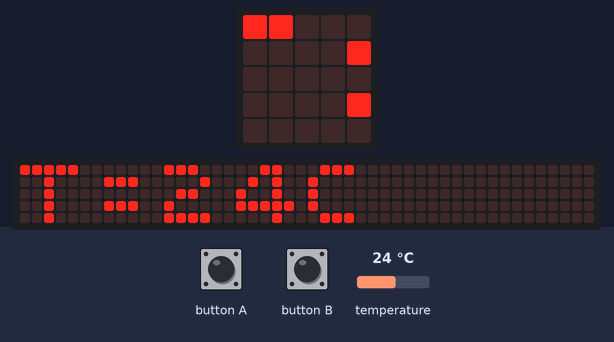
A program run on a simulated BBC micro:bit (MakeCode). On the bench: the board's 5×5 LED display, a strip that is not on the board, showing the scrolling text unrolled. The inputs (shaded band) are chosen by the test bench; at power-on: temperature 24 °C. The 48×5 strip is a reading aid, not a part: it shows the text the display is scrolling, unrolled, one strip-width of it at a time.

Above: at 1.27 s.
1.3 s: button A pressed for 0.15 s
2.0 s: button B pressed for 0.15 s
At 5.47 s:
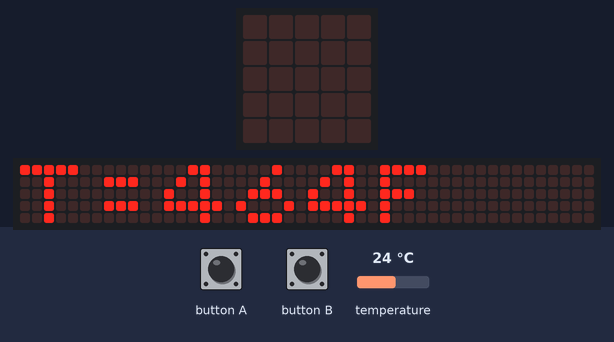
At 11.77 s:
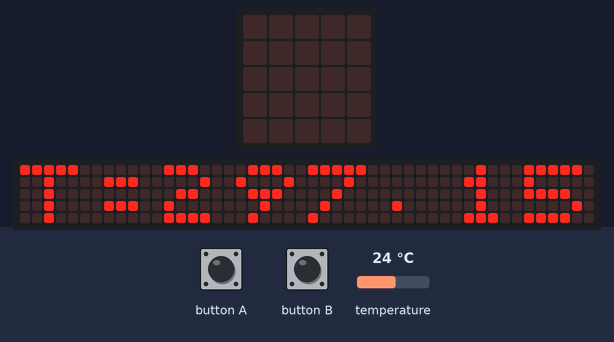
13.6 s: temperature set to 12 °C
25.1 s: button A pressed for 0.15 s
25.8 s: temperature set to 19 °C
At 32.47 s:
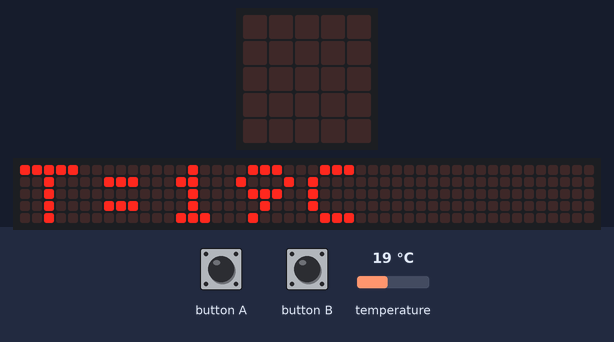
37.3 s: button B pressed for 0.15 s
At 46.57 s:
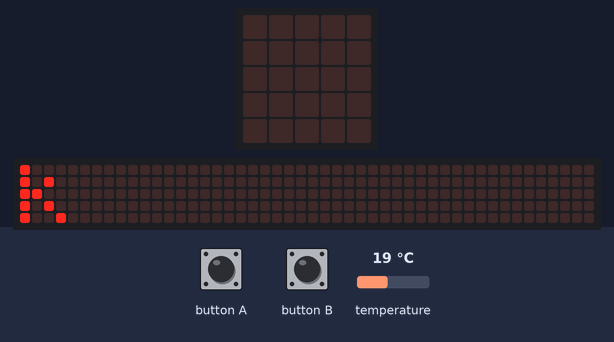

The program:

main.ts
```typescript
input.onButtonPressed(Button.A, function () {
    basic.showString("T=" + (input.temperature() * 18 + 32) + "F")
})
input.onButtonPressed(Button.B, function () {
    basic.showString("T=" + (input.temperature() + 273.15) + "k")
})
basic.forever(function () {
    basic.showString("T=" + input.temperature() + "C")
})
```

test.ts
```typescript
// aquí va el archivo "tests"; esto no se compilará cuando este paquete se utilice como una extensión.
```

Measured:
- after the input at 2.0 s, the display: first differs from a run without the input after 9.7 s (image 2)
- after the input at 37.3 s, the display: first differs from a run without the input after 0.50 s (image 4 shows a later state)
- what the display in image 4 shows lasts 0.4 s, from 46.4 s to 46.8 s
